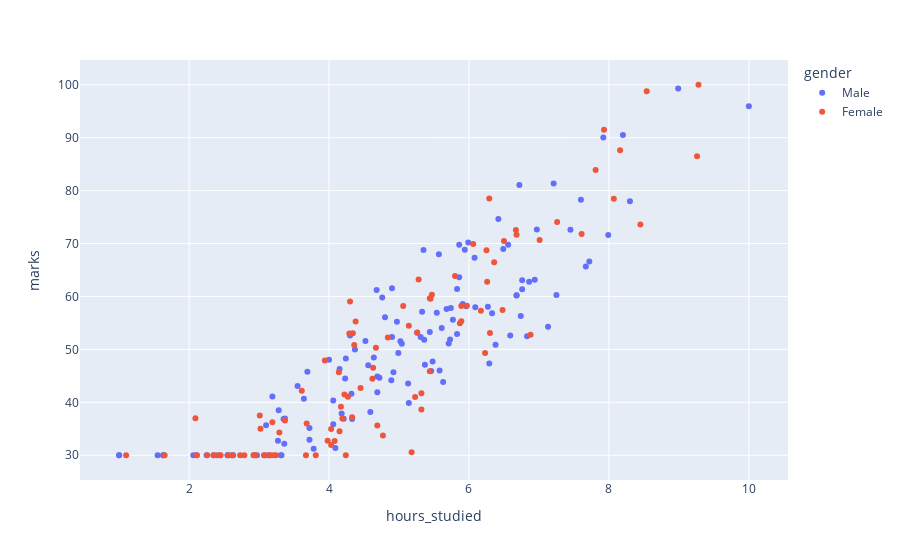

Notebook code for this chart:
### Code cell
# Make a scatter plot of hours_studied vs marks using Plotly, colored by gender.
import plotly.express as px
fig = px.scatter(students,x='hours_studied',y='marks',color='gender')
fig.show()
